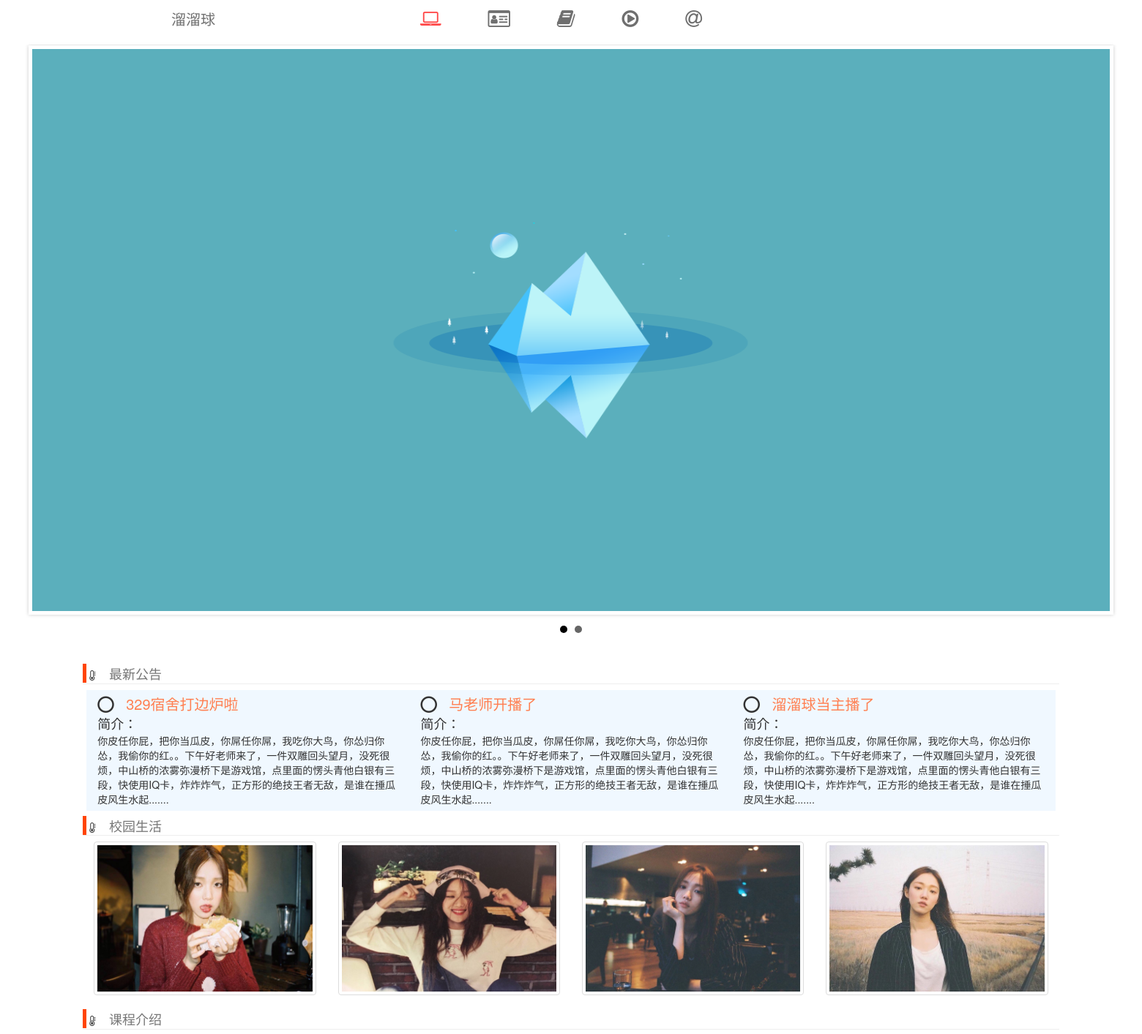
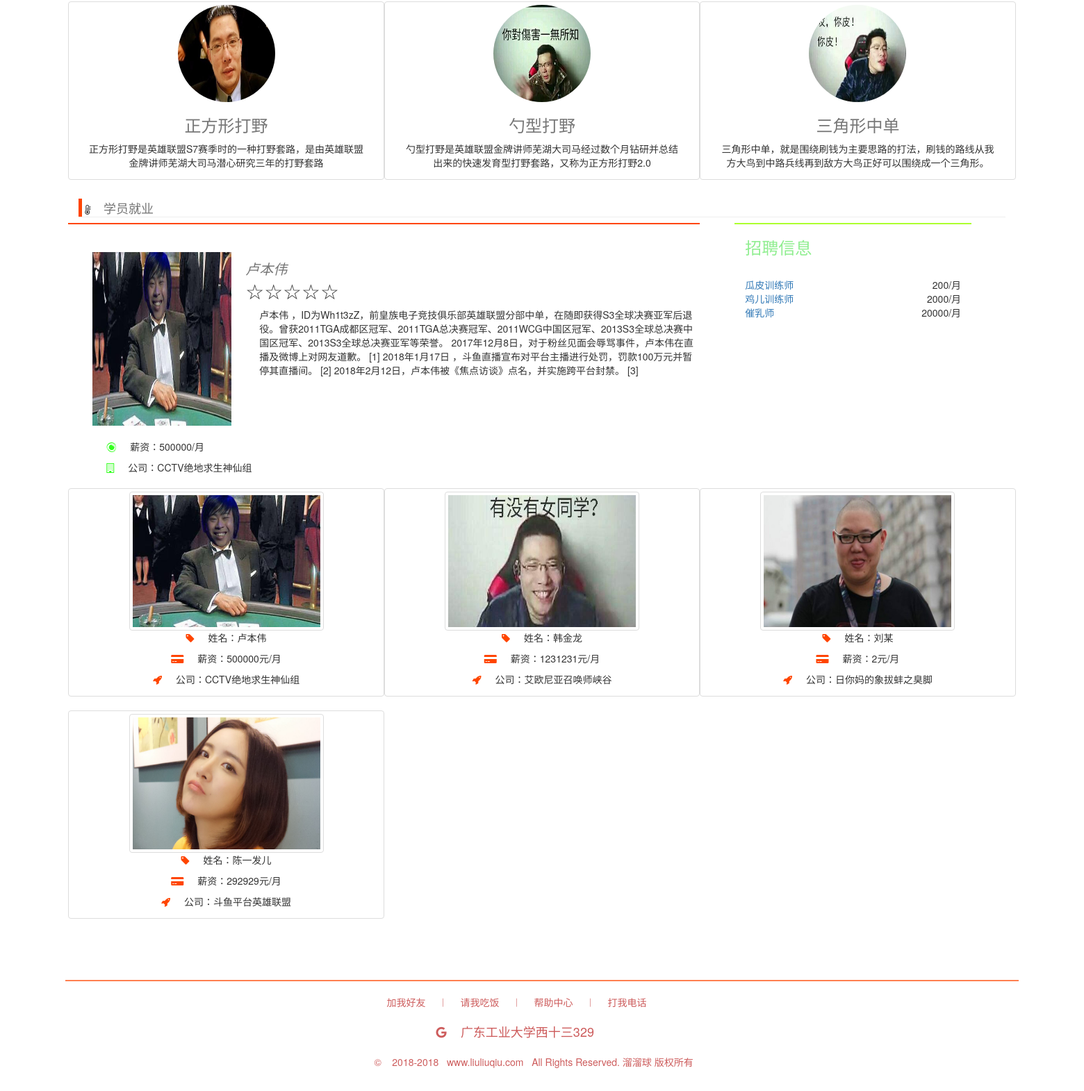
The app's page /index/ with its own data (2 pictures, top to bottom).
### app01/models.py (models this page shows, shortened)
class News(models.Model):
    status_choice = (
        (0, '下线'),
        (1, '上线'),
    )
    status = models.IntegerField(verbose_name='状态', choices=status_choice, default=1)
    weight = models.IntegerField(verbose_name='权重', default=0)
    title = models.CharField(verbose_name='标题', max_length=32)
    detail = models.TextField(verbose_name='简介', null=True)
    text = models.TextField(verbose_name='公告信息')
    create_time = models.DateTimeField(auto_now_add=True)
    class Meta:
        db_table = 'News'
        verbose_name_plural = '最新公告'

class Course(models.Model):
    status_choice = (
        (0, '下线'),
        (1, '上线'),
    )
    status = models.IntegerField(verbose_name='状态', choices=status_choice, default=1)
    weight = models.IntegerField(verbose_name='权重', default=0)
    icon = models.ImageField(verbose_name='图标', upload_to='static/img/icon/', null=True, blank=True)
    name = models.CharField(verbose_name='名称', max_length=32, unique=True)
    summary = models.TextField(verbose_name='简介', default="summary")
    class Meta:
        db_table = 'Course'
        verbose_name_plural = '课程'

class StudentInfo(models.Model):
    status_choice = (
        (0, '下线'),
        (1, '上线'),
    )
    status = models.IntegerField(verbose_name='状态', choices=status_choice, default=1)
    weight = models.IntegerField(verbose_name='权重', default=0)
    name = models.CharField(max_length=10, verbose_name='姓名', unique=True)
    salary = models.IntegerField(verbose_name='薪资')
    pic = models.ImageField(verbose_name='头像', upload_to='static/img/student_img/')
    company = models.CharField(max_length=50, verbose_name='就业单位')
    class Meta:
        db_table = 'StudentInfo'
        verbose_name_plural = '学生信息'

class Job(models.Model):
    name = models.CharField(max_length=20, verbose_name='职位')
    salary = models.IntegerField(verbose_name='薪资')
    skill = models.TextField(verbose_name='能力要求')
    class Meta:
        db_table = 'JobFound'
        verbose_name_plural = '招聘信息'

### app01/views.py (the view)
# urls.py: url(r'^index/', views.index, name='index'),
def index(request):
    slide_list = BxSlide.objects.filter(status=1).values('img', 'href')
    news_list = News.objects.filter(status=1).values('weight', 'title', 'detail')
    activity_list = SchoolActivity.objects.filter(status=1).values('name', 'title', 'photo', 'leader', 'weight')
    course = Course.objects.filter(status=1).values('name', 'summary', 'icon')
    students = StudentInfo.objects.filter(status=1).values('name', 'salary', 'company',
                                                           'pic', 'studentmoreinfo__detail', 'weight')
    jobs = Job.objects.values('name', 'salary')
    context = {
        'slide_list': slide_list,
        'news_list': news_list,
        'activity_list': activity_list,
        'course': course,
        'students': students,
        'jobs': jobs
    }
    return render(request, 'index.html', context=context)

### templates/index.html (shortened to what this page needs)
{% extends 'base.html' %}
{% block content %}
    <div class="body">
        <ul class="lb" style="position: absolute">
            {% for slide in  slide_list %}
                <a href="{{ slide.href }}">
                    <li><img style="width: 100%;height: 768px" src="/{{ slide.img }}/" alt=""></li>
                </a>
            {% endfor %}
        </ul>
        <div class="container" style="width:92%">
            <div>
                <div class="moban">
                    <span class="cl">&nbsp;</span>
                    <i class="fa fa-thermometer-0"></i>
                    <a href="">&nbsp;&nbsp;&nbsp;最新公告</a>
                </div>
                <div class="notice row">
                    {% for news in news_list %}
                        <div class="col-md-4 news1"
                             style="z-index: {{ news.weight }};overflow-y:hidden">
                            <i class="fa fa-genderless fa-lg" style="font-size: 35px;width: 35px;"></i>
                            <span style="font-size: 20px;color: coral;">{{ news.title }}</span>
                            <div style="font-size: 18px;">简介：</div>
                            <p>{{ news.detail }}</p>
                        </div>
                    {% endfor %}
                </div>
            </div>
            <div>
                <div class="moban">
                    <span class="cl">&nbsp;</span>
                    <i class="fa fa-thermometer-1"></i>
                    <a href="">&nbsp;&nbsp;&nbsp;校园生活</a>
                </div>
                <div>
                    {% for activity in activity_list %}
                        <div class="col-md-3 scl" style="position: relative;z-index: {{ activity.weight }};">
                            <div class="thumbnail">
                                <img style='width: 100%;height: 200px; ' src="/{{ activity.photo }}/" alt="...">
                            </div>
                        </div>
                    {% endfor %}
                </div>
            </div>
            <div>
                <div>
                    <div class="moban">
                        <span class="cl">&nbsp;</span>
                        <i class="fa fa-thermometer-2"></i>
                        <a href="">&nbsp;&nbsp;&nbsp;课程介绍</a>
                    </div>
                </div>
                <div>
                    <div class="row">
                        {% for c in course %}
                            <div class="col-md-4 thumbnail" style="text-align: center">
                                <img src="/{{ c.icon }}/" style="height: 140px; width: 140px;" class='img-circle'
                                     alt="">
                                <h3 style="color: #777777">{{ c.name }}</h3>
                                <p style="margin: 10px 20px"> {{ c.summary }}</p>
                            </div>
                        {% endfor %}
                    </div>
                </div>
            </div>
            <div >
                <div>
                    <div class="moban">
                        <span class="cl">&nbsp;</span>
                        <i class="fa fa-thermometer-3"></i>
                        <a href="">&nbsp;&nbsp;&nbsp;学员就业</a>
                    </div>
                    <div class="row " >
                        {% for student in students %}
                            {% if student.weight == 9999 %}
                                <div class="col-md-8" style="border-top: 2px solid orangered ">
                                <div style="margin: 20px 0px">
                                    <img src="/{{ student.pic }}/"
                                         style="width: 200px; height: 250px;margin: 20px 20px">
                                    <i style="position: absolute;top:50px;font-size: 20px;color: #777777">{{ student.name }}</i>
                                    <span class="rating" style="position: absolute;top: 75px; font-size: 30px">
                                     <span>☆</span><span>☆</span><span>☆</span><span>☆</span><span>☆</span>
                                    </span>
                                    <span style="position: absolute; top: 120px;left: 275px;">{{ student.studentmoreinfo__detail }}</span>
                                    <div style="margin-left: 40px">
                                        <p><i class="fa fa-eercast"
                                              style="color: #32ff1d;margin-right: 20px"></i>薪资：{{ student.salary }}/月</p>
                                        <p><i class="fa fa-building-o"
                                              style="color: #32ff1d;margin-right: 20px"></i>公司：{{ student.company }}</p>
                                    </div>
                                </div>
                            {% endif %}
                        {% endfor %}
                        </div>
                        <div class="col-md-3" style="margin-left:50px;border-top: 2px solid greenyellow;overflow: hidden">
                            <h3 style="color: lightgreen;margin-bottom: 30px">招聘信息</h3>
                            {% for job in jobs %}
                                <div>
                                    <a style="text-decoration: none">{{ job.name }}</a>
                                    <span style="float:right">{{ job.salary }}/月</span>
                                </div>
                            {% endfor %}
                        </div>
                    </div>
                    <div class="row" >
                        {% for student in students %}
                        {% if student.weight > 5 %}
                            <div class="col-md-4 thumbnail" style='text-align: center; z-index: {{ student.weight }}'>
                                <img src="/{{ student.pic }}/" alt="" style="height: 200px;width: 280px;" class="img-thumbnail">
                                        <p><i class="fa fa-tag"
                                              style="color: orangered;margin-right: 20px"></i>姓名：{{ student.name }}</p>
                                        <p><i class="fa fa-credit-card-alt"
                                              style="color: orangered;margin-right: 20px"></i>薪资：{{ student.salary }}元/月</p>
                                        <p><i class="fa fa-rocket"
                                              style="color: orangered;margin-right: 20px"></i>公司：{{ student.company }}</p>
                                {% endif %}
                            </div>
                        {% endfor %}
{% endblock %}

### templates/index.html (style rules this page uses)
.cl { font-size: 18px; background: orangered; }
.moban { border-bottom: 1px solid #eeeeee; margin-top: 8px; margin-bottom: 8px; }
.moban a { font-size: 18px; text-decoration: none; color: #777777; }
.notice { background: aliceblue; margin: 5px 5px; padding-top: 5px; }
.news1 { height: 160px; }
.rating { unicode-bidi: bidi-override; direction: rtl; }
.body { width: 95%; left: 2.5%; position: relative; }

### templates/base.html (style rules this page uses)
html, body { outline: 0; padding: 0; margin: 0; border: 0; }

### records on screen
News: title "329宿舍打边炉啦", detail "你皮任你屁，把你当瓜皮，你屌任你屌，我吃你大鸟，你怂归你怂，我偷你的红。。下午好老师来了，一件双雕回头望月，没死很烦，中山桥的浓雾弥漫桥下是游戏馆，点里面的愣头青他白银有三段，快使用IQ卡，炸炸炸气，正方形的绝技王者无敌，是谁在捶瓜皮风生水起......."
News: title "马老师开播了", detail "你皮任你屁，把你当瓜皮，你屌任你屌，我吃你大鸟，你怂归你怂，我偷你的红。。下午好老师来了，一件双雕回头望月，没死很烦，中山桥的浓雾弥漫桥下是游戏馆，点里面的愣头青他白银有三段，快使用IQ卡，炸炸炸气，正方形的绝技王者无敌，是谁在捶瓜皮风生水起......."
News: title "溜溜球当主播了", detail "你皮任你屁，把你当瓜皮，你屌任你屌，我吃你大鸟，你怂归你怂，我偷你的红。。下午好老师来了，一件双雕回头望月，没死很烦，中山桥的浓雾弥漫桥下是游戏馆，点里面的愣头青他白银有三段，快使用IQ卡，炸炸炸气，正方形的绝技王者无敌，是谁在捶瓜皮风生水起......."
Course: shows a picture, name "正方形打野", summary "正方形打野是英雄联盟S7赛季时的一种打野套路，是由英雄联盟金牌讲师芜湖大司马潜心研究三年的打野套路"
Course: shows a picture, name "勺型打野", summary "勺型打野是英雄联盟金牌讲师芜湖大司马经过数个月钻研并总结出来的快速发育型打野套路，又称为正方形打野2.0"
Course: shows a picture, name "三角形中单", summary "三角形中单，就是围绕刷钱为主要思路的打法，刷钱的路线从我方大鸟到中路兵线再到敌方大鸟正好可以围绕成一个三角形。"
StudentInfo: name "卢本伟", studentmoreinfo__detail "卢本伟 ，ID为Wh1t3zZ，前皇族电子竞技俱乐部英雄联盟分部中单，在随即获得S3全球决赛亚军后退役。曾获2011TGA成都区冠军、2011TGA总决赛冠军、2011WCG中国区冠军、2013S3全球总决赛中国区冠军、2013S3全球总决赛亚军等荣誉。 2017年12月8日，对于粉丝见面会辱骂事件，卢本伟在直播及微博上对网友道歉。 [1] 2018年1月17日 ，斗鱼直播宣布对平台主播进行处罚，罚款100万元并暂停其直播间。 [2] 2018年2月12日，卢本伟被《焦点访谈》点名，并实施跨平台封禁。 [3]", salary "500000", company "CCTV绝地求生神仙组", shows a picture
Job: name "瓜皮训练师", salary "200"
Job: name "鸡儿训练师", salary "2000"
Job: name "催乳师", salary "20000"
StudentInfo: shows a picture, name "韩金龙", salary "1231231", company "艾欧尼亚召唤师峡谷"
StudentInfo: shows a picture, name "刘某", salary "2", company "日你妈的象拔蚌之臭脚"
StudentInfo: shows a picture, name "陈一发儿", salary "292929", company "斗鱼平台英雄联盟"
